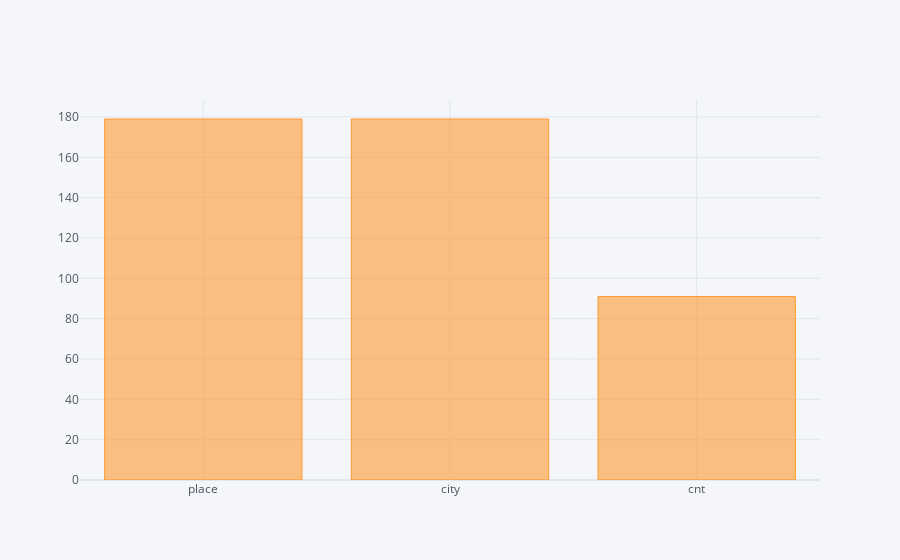

Source (notebook cell):
### Code cell
df3.sum().iplot(kind='bar')

### Figure 1 — Plotly figure (JSON) as saved in the notebook; plotly's stock layout.template omitted (floating-point values rounded to 4 significant figures)
{"data": [{"marker": {"color": "rgba(255, 153, 51, 0.6)", "line": {"color": "rgba(255, 153, 51, 1.0)", "width": 1}}, "name": "None", "orientation": "v", "text": "", "type": "bar", "x": ["place", "city", "cnt"], "y": [179, 179, 91]}], "layout": {"legend": {"bgcolor": "#F5F6F9", "font": {"color": "#4D5663"}}, "paper_bgcolor": "#F5F6F9", "plot_bgcolor": "#F5F6F9", "title": {"font": {"color": "#4D5663"}}, "xaxis": {"gridcolor": "#E1E5ED", "showgrid": true, "tickfont": {"color": "#4D5663"}, "title": {"font": {"color": "#4D5663"}, "text": ""}, "zerolinecolor": "#E1E5ED"}, "yaxis": {"gridcolor": "#E1E5ED", "showgrid": true, "tickfont": {"color": "#4D5663"}, "title": {"font": {"color": "#4D5663"}, "text": ""}, "zerolinecolor": "#E1E5ED"}}}
